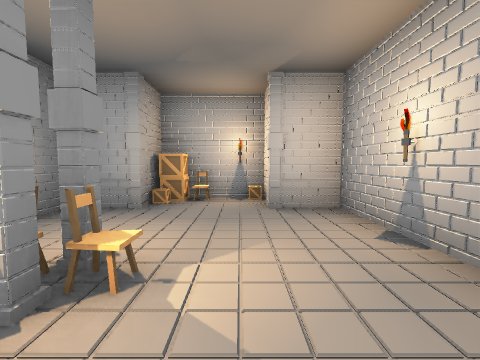
view 1 (above)

12 first-person views from a walk through a Unity game level. The camera is 1.3 m above the floor, tilts 4° down and sees 90° across. The floor is counted in squares, 2 m on a side. Each view is taken from the middle of a square. On the plan, view 1 faces up. The plan holds only what a view shows up to about 9 squares ahead; the rest is blank. The player character is not drawn. Some surface patterns are stand-ins.

view 2
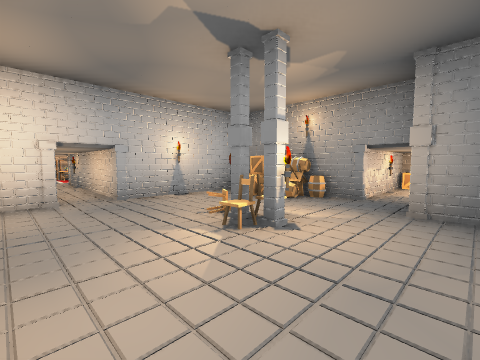

view 3
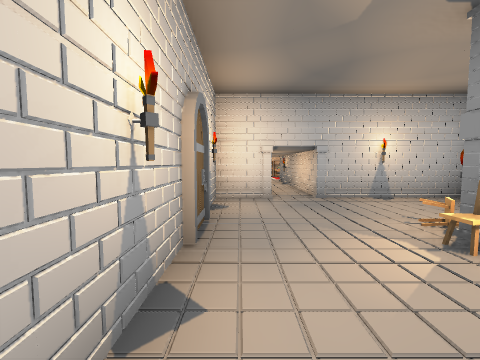

view 4
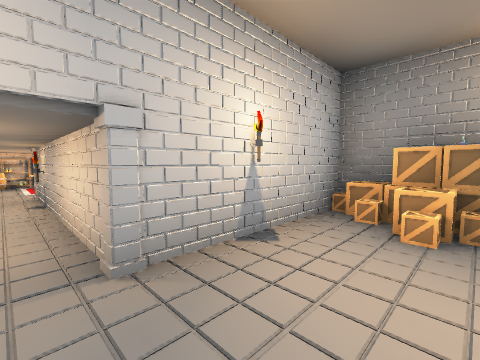

view 5
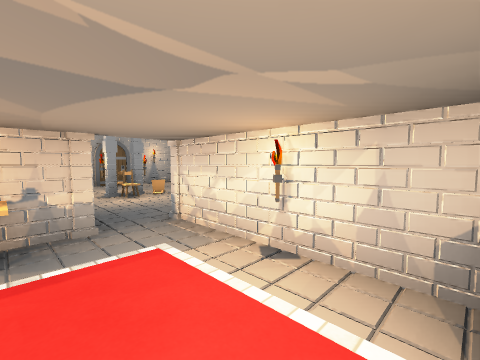

view 6
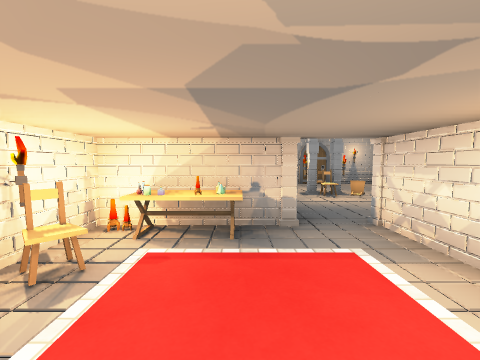

view 7
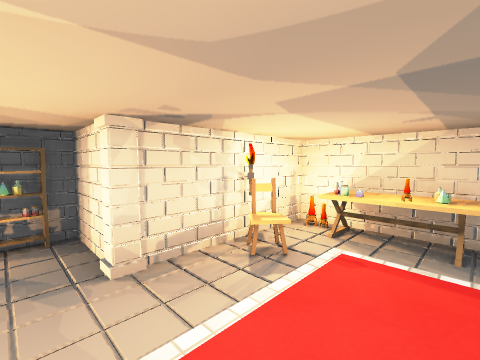

view 8
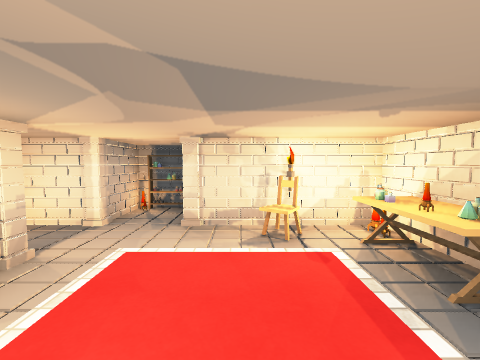

view 9
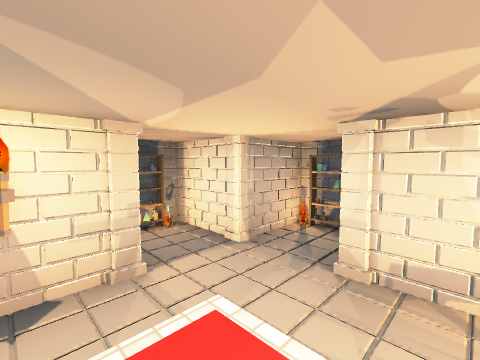

view 10
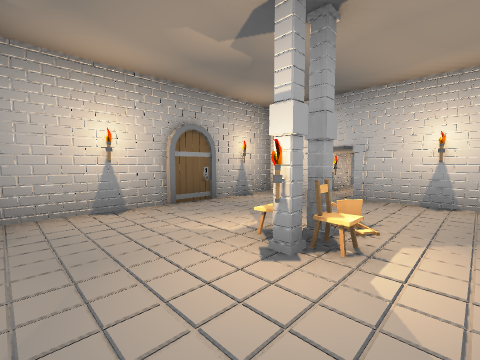

view 11
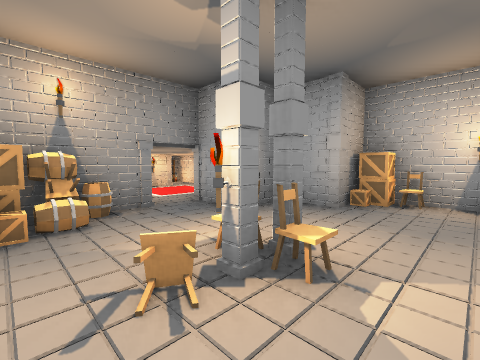

view 12
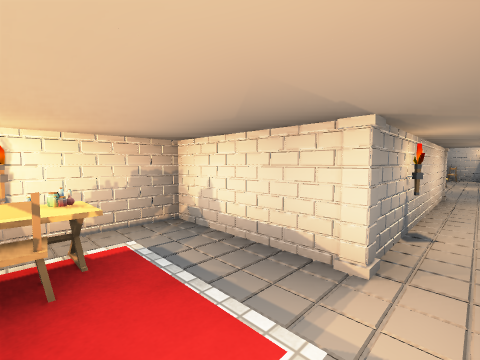

### Floor plan
Points are (right, up) in squares from view 1. A wall is a line through its corners. A room is listed if a view was taken in it or the views show most of it. See-through windows are left out.
Room 1 (views 1, 2, 3, 4, 10, 11)
walls: (-2.9, 2.5) (-3.6, 2.5); (-2.4, 3.2) (-2.4, 2.5); (0.5, -1.4) (1.4, -1.4) (1.4, 3.4) (0.5, 3.4); (0.4, 3.8) (0.4, 4.4) (-1.5, 4.4) (-1.5, 3.4) (-2.1, 3.4); (-4.6, 1.6) (-3.4, 1.6) (-3.4, -1.4) (-0.4, -1.4)
ways out: opening at (-4, 2) to room 2; opening at (0, -2.5)
objects: column (-4, 2); crate (-3, -1); other object (-3, 0); chair (-3, 1); barrel (-3, 2); barrel (-2, 0); column (-2, 1); column (-2, 2); chair (-1, 1); column (-1, 2); column (-1, 3); chair (-1, 4); column (0, -1); torch (0, 2); column (0, 3)
Room 2 (views 5, 6, 7, 8, 9)
walls: (-5.4, 4.9) (-6.1, 5.6); (-6.5, 1.6) (-4.6, 1.6); (-3.5, 4) (-4, 4.5); (-3.6, 2.5) (-3.6, 4.4) (-5.6, 4.4) (-5.6, 5.4) (-6.4, 5.4) (-6.4, 4.4) (-7.4, 4.4) (-7.4, 4)
ways out: opening at (-4, 2) to room 1
objects: column (-7, 3)
Room 3 (view 12)
walls: (-0.4, -5.6) (-2.3, -5.6) (-2.4, -5.7) (-2.4, -7); (-0.8, -8.4) (0, -8.4)
ways out: opening at (0, -6)

Where each view was taken, in squares from view 1:
view 1: 0 up, 0 right, facing up
view 2: 3 up, 1 right, facing down-left
view 3: 3 up, 1 right, facing down
view 4: 0 up, 0 right, facing down-left
view 5: 3 up, 6 left, facing down-right
view 6: 3 up, 6 left, facing right
view 7: 3 up, 6 left, facing up-right
view 8: 2 up, 5 left, facing up
view 9: 3 up, 5 left, facing up-left
view 10: 3 up, 2 left, facing down-right
view 11: 0 up, 0 right, facing up-left
view 12: 7 down, 0 right, facing up-left
